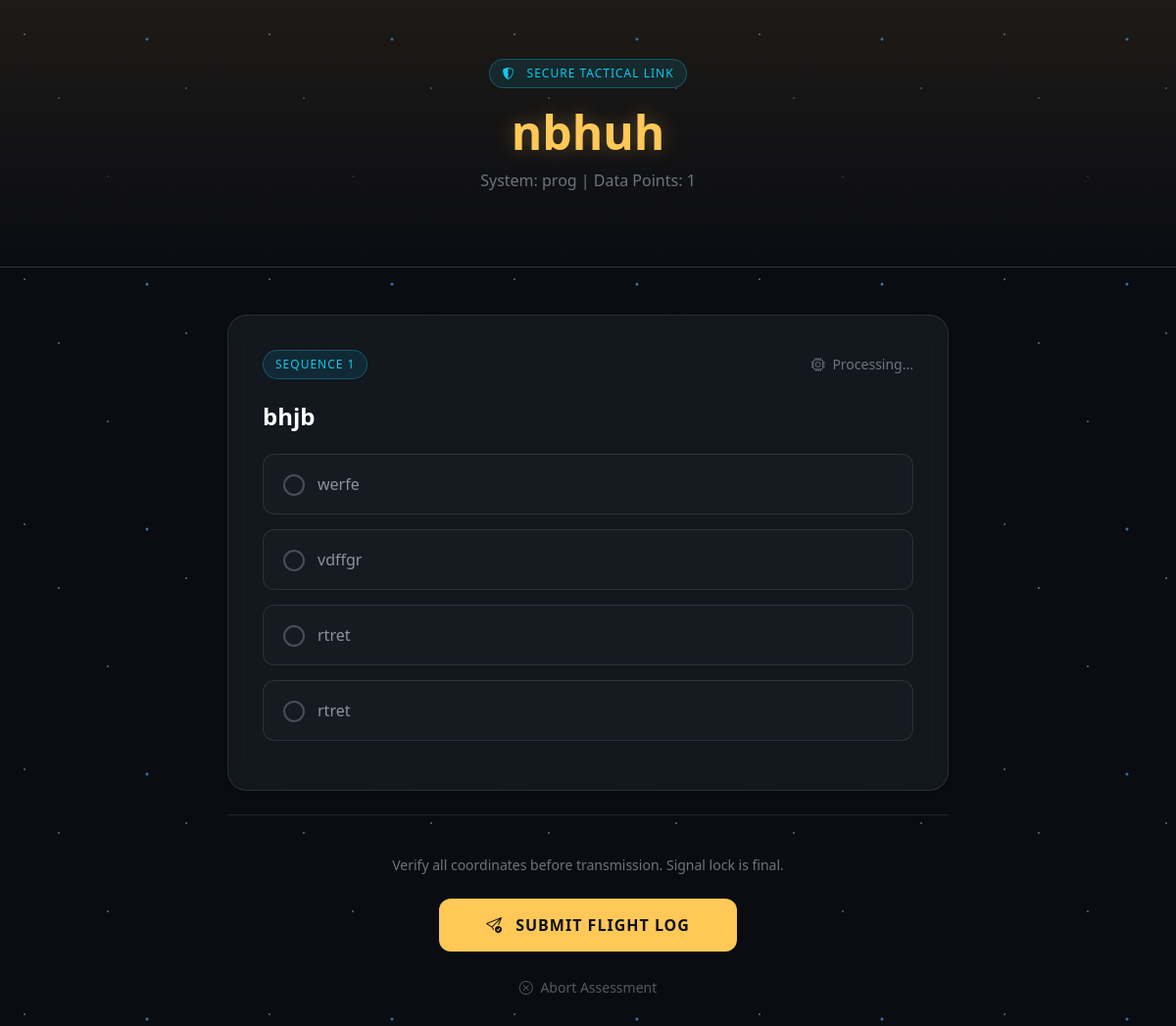
/classes/take_quiz/14 (signed in), run on the app's committed database.
### classes/models.py (models this page shows, shortened)
class Quiz(models.Model):
    course = models.ForeignKey(ClassModel, on_delete=models.CASCADE, related_name='quizzes')
    title = models.CharField(max_length=200)
    is_published = models.BooleanField(default=False)
    created_at = models.DateTimeField(auto_now_add=True)
    due_date = models.DateTimeField(null=True, blank=True)

class ClassModel(models.Model):
    name = models.CharField(max_length=200)
    description = models.TextField()
    author = models.ForeignKey(User, on_delete=models.CASCADE)
    tags = models.ManyToManyField(Tag, related_name="classes")
    students = models.ManyToManyField(User, related_name="enrolled_classes", blank=True)

class Question(models.Model):
    quiz = models.ForeignKey(Quiz, on_delete=models.CASCADE, related_name='questions')
    prompt = models.TextField()
    option_a = models.CharField(max_length=200)
    option_b = models.CharField(max_length=200)
    option_c = models.CharField(max_length=200)
    option_d = models.CharField(max_length=200)
    answer = models.CharField(max_length=1)

### classes/views.py (the view)
# urls.py: path("take_quiz/<int:pk>", views.take_quiz, name="take_quiz"),
@login_required
def take_quiz(request, pk):
    quiz_to_show = get_object_or_404(Quiz, pk=pk)
    return render(request, 'classes/take_quiz.html', {
        "questions": quiz_to_show.questions.all(),
        "quiz": quiz_to_show,
    } )

### classes/templates/classes/take_quiz.html (shortened to what this page needs)
{% load static %}
<!DOCTYPE html>
<html lang="en">
<head>
    <link rel="stylesheet" href="https://cdn.jsdelivr.net/npm/bootstrap-icons@1.11.1/font/bootstrap-icons.css">
    <link href="https://cdn.jsdelivr.net/npm/bootstrap@5.3.0/dist/css/bootstrap.min.css" rel="stylesheet">
</head>
<body>
<header class="quiz-header mb-5 text-center">
    <div class="container">
        <div class="badge-status d-inline-block mb-3">
            <i class="bi bi-shield-shaded me-2"></i> Secure Tactical Link
        </div>
        <h1 class="display-5 welcome-header mb-2">{{ quiz.title }}</h1>
        <p class="text-secondary">System: {{ quiz.course.name }} | Data Points: {{ questions.count }}</p>
    </div>
</header>
<main class="container mb-5">
    <div class="row justify-content-center">
        <div class="col-lg-8">
            <form method="POST" action="{% url 'classes:submit_quiz' quiz.id %}">
                {% for question in questions %}
                <div class="glass-card mb-4 shadow-sm">
                    <div class="d-flex justify-content-between align-items-center mb-4">
                        <span class="badge-status">Sequence {{ forloop.counter }}</span>
                        <small class="text-secondary"><i class="bi bi-cpu me-1"></i> Processing...</small>
                    </div>
                    <h4 class="text-white mb-4 fw-bold">{{ question.prompt }}</h4>
                    <div class="options-group">
                        <label class="option-container">
                            <span class="checkmark"></span>
                            <span class="option-text">{{ question.option_a }}</span>
                        </label>
                        <label class="option-container">
                            <span class="checkmark"></span>
                            <span class="option-text">{{ question.option_b }}</span>
                        </label>
                        <label class="option-container">
                            <span class="checkmark"></span>
                            <span class="option-text">{{ question.option_c }}</span>
                        </label>
                        <label class="option-container">
                            <span class="checkmark"></span>
                            <span class="option-text">{{ question.option_d }}</span>
                        </label>
                    </div>
                </div>
                {% endfor %}
                <div class="submit-section text-center mb-5">
                    <p class="text-secondary small mb-4">Verify all coordinates before transmission. Signal lock is final.</p>
                    <button type="submit" class="btn btn-launch px-5" onclick="return confirm('Confirm final transmission?');">
                        <i class="bi bi-send-check me-2"></i> Submit Flight Log
                    </button>
                    <div class="mt-4">
                        <a href="{% url 'classes:continue_learning' quiz.course.id %}" class="text-secondary text-decoration-none small opacity-75 hover-opacity-100">
                            <i class="bi bi-x-circle me-1"></i> Abort Assessment
                        </a>
                    </div>
                </div>
            </form>
        </div>
    </div>
</main>
</body>
</html>

### classes/templates/classes/take_quiz.html (style rules this page uses)
:root { --deep-space: #0a0c12; --panel-color: rgba(22, 27, 34, 0.8); --accent-gold: #ffc857; --star-white: #ffffff; --star-blue: #0dcaf0; --border-color: rgba(255, 255, 255, 0.1); }
body { background-color: var(--deep-space); color: #f0f0f0; font-family: 'Segoe UI', Roboto, sans-serif; min-height: 100vh; background-image: radial-gradient(1px 1px at 25px 35px, var(--star-white), rgba(0,0,0,0)), radial-gradient(1.5px 1.5px at 60px 100px, #8b949e, rgba(0,0,0,0)), radial-gradient(1px 1px at 110px 180px, var(--star-white), rgba(0,0,0,0)), radial-gradient(2px 2px at 150px 40px, #58a6ff, rgba(0,0,0,0)), radial-gradient(1px 1px at 190px 90px, var(--star-white), rgba(0,0,0,0)); background-size: 250px 250px; animation: twinkle 8s infinite linear; }
.quiz-header { background: linear-gradient(180deg, rgba(255, 200, 87, 0.08) 0%, var(--deep-space) 100%); padding: 60px 0; border-bottom: 1px solid var(--border-color); }
.welcome-header { color: var(--accent-gold); text-shadow: 0 0 20px rgba(255, 200, 87, 0.3); font-weight: 700; }
.glass-card { background-color: var(--panel-color); border: 1px solid var(--border-color); border-radius: 20px; padding: 35px; backdrop-filter: blur(15px); transition: 0.3s; }
.option-container { display: block; position: relative; padding: 18px 18px 18px 55px; margin-bottom: 15px; cursor: pointer; font-size: 1rem; background: rgba(255,255,255,0.02); border: 1px solid var(--border-color); border-radius: 12px; transition: 0.2s all ease; color: #8b949e; }
.checkmark { position: absolute; top: 20px; left: 20px; height: 22px; width: 22px; background-color: transparent; border: 2px solid #484f58; border-radius: 50%; transition: 0.3s; }
.btn-launch { background-color: var(--accent-gold); color: #0d1117; font-weight: 800; border: none; padding: 15px 40px; border-radius: 12px; transition: all 0.3s ease; text-transform: uppercase; letter-spacing: 1px; }
.submit-section { border-top: 1px solid var(--border-color); padding-top: 40px; }
.badge-status { background: rgba(13, 202, 240, 0.1); color: var(--star-blue); border: 1px solid rgba(13, 202, 240, 0.3); padding: 5px 12px; border-radius: 50px; font-size: 0.75rem; text-transform: uppercase; letter-spacing: 1px; }

### data on the page
Quiz: title "nbhuh", course.name "prog", count "1"
Question: prompt "bhjb", option_a "werfe", option_b "vdffgr", option_c "rtret", option_d "rtret"
